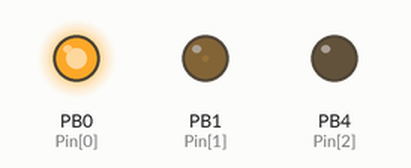
This sketch was run on a simulated ATtiny85, built with avr-gcc and run on an emulated ATtiny85. Parts: output pins drawn as LEDs (lit = HIGH).

Above: at 0.15 s.
At 6.55 s:
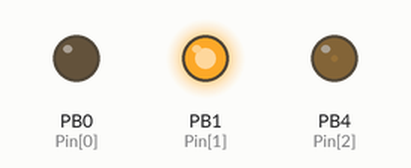
At 9.57 s:
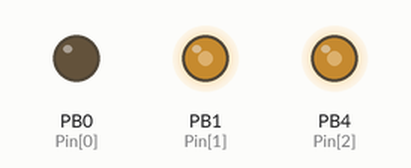
At 18.98 s:
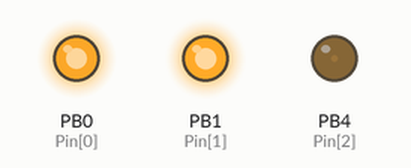
At 29.98 s:
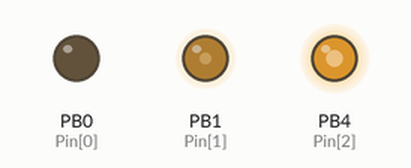
At 39.79 s:
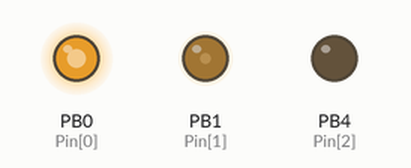
Timing chart, 0 to 40.0 s (numbered marks = the images above):
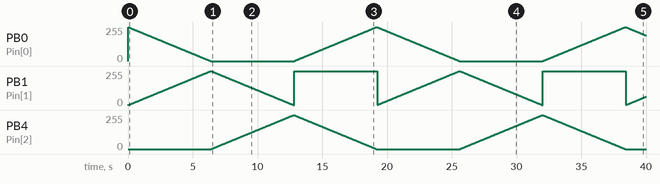

The sketch:

rgbPieceATTINY.ino
```cpp
/* Three PWM Outputs */

// ATtiny85 outputs
const int Red = 0;
const int Green = 1;
const int Blue = 2;

volatile uint8_t* Port[] = {&OCR0A, &OCR0B, &OCR1B};
int Pin[] = {0, 1, 4};

void setup() {
  pinMode(Pin[Red], OUTPUT);
  pinMode(Pin[Green], OUTPUT);
  pinMode(Pin[Blue], OUTPUT);
  // Configure counter/timer0 for fast PWM on PB0 and PB1
  TCCR0A = 3<<COM0A0 | 3<<COM0B0 | 3<<WGM00;
  TCCR0B = 0<<WGM02 | 3<<CS00; // Optional; already set
  // Configure counter/timer1 for fast PWM on PB4
  GTCCR = 1<<PWM1B | 3<<COM1B0;
  TCCR1 = 3<<COM1A0 | 7<<CS10;
}

// Sets colour Red=0 Green=1 Blue=2 to specified intensity 0 (off) to 255 (max)
void SetColour (int colour, int intensity) {
  *Port[colour] = 255 - intensity;
}

void loop() {
  for (int colour=0; colour<3; colour++) {
    SetColour((colour+2) % 3, 0);
    for (int i=0; i <= 255; i++) {
      SetColour((colour+1) % 3, i);
      SetColour(colour, 255-i);
      delay(25);
    }
  }
}
```
